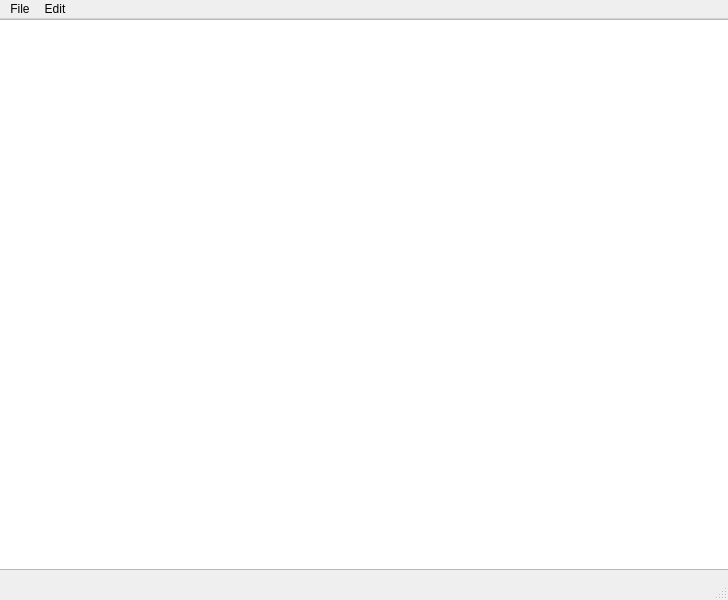
<?xml version="1.0" encoding="UTF-8"?>
<ui version="4.0">
 <class>MainWindow</class>
 <widget class="QMainWindow" name="MainWindow">
  <property name="geometry">
   <rect>
    <x>0</x>
    <y>0</y>
    <width>728</width>
    <height>600</height>
   </rect>
  </property>
  <property name="windowTitle">
   <string>MainWindow</string>
  </property>
  <widget class="QWidget" name="centralwidget">
   <property name="enabled">
    <bool>true</bool>
   </property>
   <widget class="QWidget" name="verticalLayoutWidget">
    <property name="geometry">
     <rect>
      <x>-10</x>
      <y>0</y>
      <width>831</width>
      <height>551</height>
     </rect>
    </property>
    <layout class="QVBoxLayout" name="verticalLayout">
     <item>
      <widget class="QTextEdit" name="textEdit"/>
     </item>
    </layout>
   </widget>
  </widget>
  <widget class="QMenuBar" name="menubar">
   <property name="geometry">
    <rect>
     <x>0</x>
     <y>0</y>
     <width>728</width>
     <height>23</height>
    </rect>
   </property>
   <widget class="QMenu" name="menuFile">
    <property name="title">
     <string>File</string>
    </property>
    <addaction name="actionNew"/>
    <addaction name="actionOpen"/>
    <addaction name="actionSave"/>
    <addaction name="actionSave_As"/>
    <addaction name="actionClose"/>
   </widget>
   <widget class="QMenu" name="menuEdit">
    <property name="title">
     <string>Edit</string>
    </property>
    <addaction name="actionCopy"/>
    <addaction name="actionPaste"/>
    <addaction name="actionCut"/>
    <addaction name="actionUndo"/>
    <addaction name="actionRedo"/>
   </widget>
   <addaction name="menuFile"/>
   <addaction name="menuEdit"/>
  </widget>
  <widget class="QStatusBar" name="statusbar"/>
  <action name="actionNew">
   <property name="text">
    <string>New</string>
   </property>
  </action>
  <action name="actionOpen">
   <property name="icon">
    <iconset resource="Resources.qrc">
     <normaloff>:/icons/open.ico</normaloff>:/icons/open.ico</iconset>
   </property>
   <property name="text">
    <string>Open</string>
   </property>
  </action>
  <action name="actionSave">
   <property name="icon">
    <iconset resource="Resources.qrc">
     <normaloff>:/icons/save.ico</normaloff>:/icons/save.ico</iconset>
   </property>
   <property name="text">
    <string>Save</string>
   </property>
  </action>
  <action name="actionSaveAs">
   <property name="text">
    <string>SaveAs</string>
   </property>
  </action>
  <action name="actionClose">
   <property name="icon">
    <iconset resource="Resources.qrc">
     <normaloff>:/icons/close.ico</normaloff>:/icons/close.ico</iconset>
   </property>
   <property name="text">
    <string>Close</string>
   </property>
  </action>
  <action name="actionCopy">
   <property name="text">
    <string>Copy</string>
   </property>
  </action>
  <action name="actionPaste">
   <property name="text">
    <string>Paste</string>
   </property>
  </action>
  <action name="actionCut">
   <property name="text">
    <string>Cut</string>
   </property>
  </action>
  <action name="actionUndo">
   <property name="icon">
    <iconset resource="Resources.qrc">
     <normaloff>:/icons/undo.ico</normaloff>:/icons/undo.ico</iconset>
   </property>
   <property name="text">
    <string>Undo</string>
   </property>
  </action>
  <action name="actionRedo">
   <property name="text">
    <string>Redo</string>
   </property>
  </action>
  <action name="actionSave_As">
   <property name="icon">
    <iconset resource="Resources.qrc">
     <normaloff>:/icons/save.ico</normaloff>:/icons/save.ico</iconset>
   </property>
   <property name="text">
    <string>Save As</string>
   </property>
  </action>
 </widget>
 <resources>
  <include location="Resources.qrc"/>
 </resources>
 <connections/>
</ui>
